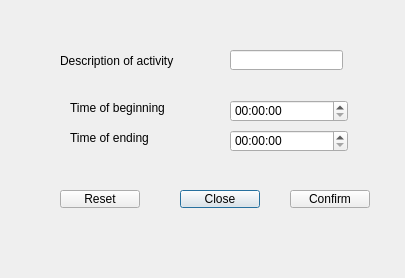
<?xml version="1.0" encoding="UTF-8"?>
<ui version="4.0">
 <class>removeActivity</class>
 <widget class="QDialog" name="removeActivity">
  <property name="geometry">
   <rect>
    <x>0</x>
    <y>0</y>
    <width>405</width>
    <height>278</height>
   </rect>
  </property>
  <property name="windowTitle">
   <string>Dialog</string>
  </property>
  <widget class="QLabel" name="label_2">
   <property name="geometry">
    <rect>
     <x>70</x>
     <y>100</y>
     <width>121</width>
     <height>16</height>
    </rect>
   </property>
   <property name="text">
    <string>Time of beginning</string>
   </property>
  </widget>
  <widget class="QLineEdit" name="inputDescr">
   <property name="geometry">
    <rect>
     <x>230</x>
     <y>50</y>
     <width>113</width>
     <height>20</height>
    </rect>
   </property>
  </widget>
  <widget class="QTimeEdit" name="inputEndTime">
   <property name="geometry">
    <rect>
     <x>230</x>
     <y>130</y>
     <width>118</width>
     <height>22</height>
    </rect>
   </property>
  </widget>
  <widget class="QLabel" name="label">
   <property name="geometry">
    <rect>
     <x>60</x>
     <y>50</y>
     <width>171</width>
     <height>21</height>
    </rect>
   </property>
   <property name="text">
    <string>Description of activity</string>
   </property>
  </widget>
  <widget class="QLabel" name="label_3">
   <property name="geometry">
    <rect>
     <x>70</x>
     <y>130</y>
     <width>111</width>
     <height>16</height>
    </rect>
   </property>
   <property name="text">
    <string>Time of ending</string>
   </property>
  </widget>
  <widget class="QPushButton" name="closeButton">
   <property name="geometry">
    <rect>
     <x>180</x>
     <y>190</y>
     <width>80</width>
     <height>18</height>
    </rect>
   </property>
   <property name="text">
    <string>Close</string>
   </property>
  </widget>
  <widget class="QTimeEdit" name="inputStartTime">
   <property name="geometry">
    <rect>
     <x>230</x>
     <y>100</y>
     <width>118</width>
     <height>22</height>
    </rect>
   </property>
  </widget>
  <widget class="QPushButton" name="resetButton">
   <property name="geometry">
    <rect>
     <x>60</x>
     <y>190</y>
     <width>80</width>
     <height>18</height>
    </rect>
   </property>
   <property name="text">
    <string>Reset</string>
   </property>
  </widget>
  <widget class="QPushButton" name="confirmButton">
   <property name="geometry">
    <rect>
     <x>290</x>
     <y>190</y>
     <width>80</width>
     <height>18</height>
    </rect>
   </property>
   <property name="text">
    <string>Confirm</string>
   </property>
  </widget>
 </widget>
 <resources/>
 <connections/>
</ui>
